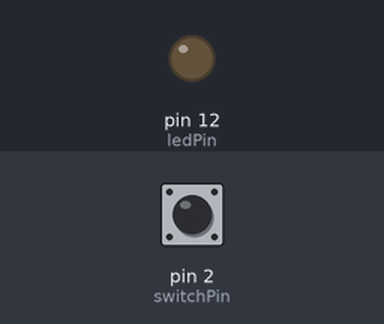
This sketch was run on a simulated Arduino Uno, built with avr-gcc and run on an emulated ATmega328P. Parts: output pins drawn as LEDs (lit = HIGH). Dashed ring = blinking. Inputs (shaded band) come from the test bench; at power-on: pin 2 (switchPin) HIGH. What the sketch prints to the serial monitor is not drawn.

Above: at 1.2 s.
1.3 s: pin 2 (switchPin) pulled LOW for 0.15 s
At 1.37 s:
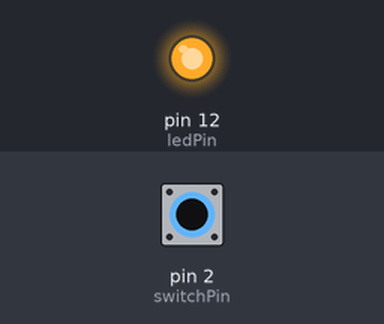
2.9 s: pin 2 (switchPin) pulled LOW for 1 s
At 4.3 s:
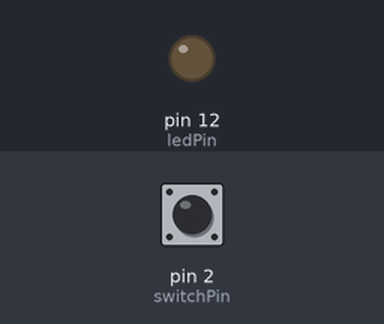
5.4 s: pin 2 (switchPin) pulled LOW for 3.2 s
At 6.7 s:
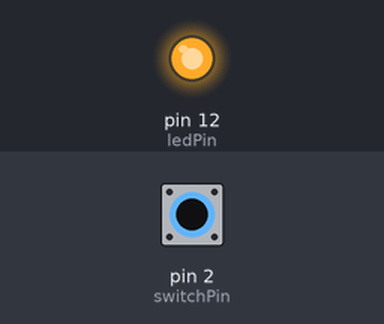
10.1 s: pin 2 (switchPin) pulsed LOW 5 times (0.12 s each, 0.3 s apart)
At 10.76 s:
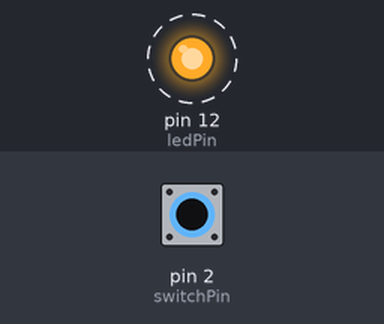
Timing chart, 0 to 13.1 s (numbered marks = the images above; inputs shaded):
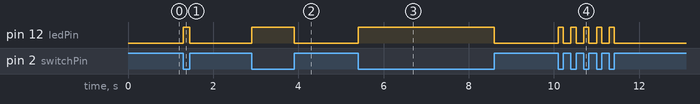

The sketch:

Working_Model.ino
```cpp
// Arduino code.
// Takes input from a physical switch input on the Arduino board (pin2)
// and translates it into a MIDI Control Change message that is sent over a MIDI cable to another device.
// THIS VERSION: incorporates a check for a change in state of the switch. Looks for state changes
// so that the message is only sent if the pedal is pressed or released.
// Inspired by https://dikant.de/2015/01/18/diy-midi-footswitch-controller/


// Set Constants:
// pin to use for indicator LED
int ledPin = 12;
// pin that is connected to the footswitch
int switchPin = 2;

// initialise states:
int switchState = 0;
int switchLastState = 0;
int switchInitState = 0;
int messageStatus = 0;

// setup method
void setup() {
    pinMode(ledPin, OUTPUT);
    pinMode(switchPin, INPUT_PULLUP);

    // Setup serial port for MIDI communication
    Serial.begin(31250);

    // Is the switch pressed when we first power up the board? Read the pin
    switchInitState = digitalRead(switchPin);
    // Set the switchLastState to be this initial state
    switchLastState = switchInitState;
}

// the loop method is the main method for Arduino.
// Will run when power is provided to the microcontroller.
void loop() {
    // read the switch state again to see if it has changed
    switchState = digitalRead(switchPin);

    // has the state changed?
    // if switchState NOT EQUAL to switchLastState, then run the code
    if (switchState != switchLastState) {
        switchLastState = switchState;
        if (switchState = switchInitState) {
        // if switch is in pressed state, send the pressed message
            if (messageStatus == 0) {
                // send on message and light up LED
                digitalWrite(ledPin, HIGH);
                // Send MIDI CC 102 on channel 1 with value 127
                midiCc(1, 102, 127);
                messageStatus = 1;
            } else {
                // send off message and turn off LED
                digitalWrite(ledPin, LOW);
                // Send MIDI CC 102 on channel 1 with value 127
                midiCc(1, 102, 0);
                messageStatus = 0;
            }
        }
    // delay for 50 milliseconds before checking for state change again
    // to deal with electrical switch 'bounce'
    delay(10);

  } // then go back to the top of the loop and check for state change again
}

// this method called when we want to send a message
void midiCc(int channel, int command, int value) {
    Serial.write(175 + channel);
    Serial.write(command);
    Serial.write(value);
}
```

Measured:
- after the input at 1.3 s, pin 12 (ledPin): LOW → HIGH at once, → LOW 0.15 s later
- after the input at 2.9 s, pin 12 (ledPin): LOW → HIGH at once, → LOW 1.0 s later
- after the input at 5.4 s, pin 12 (ledPin): LOW → HIGH at once, → LOW 3.2 s later
- after the input at 10.1 s, pin 12 (ledPin): alternates HIGH for 0.12 s and LOW for 0.18 s, 10 changes in all, then stays LOW, starting at once
